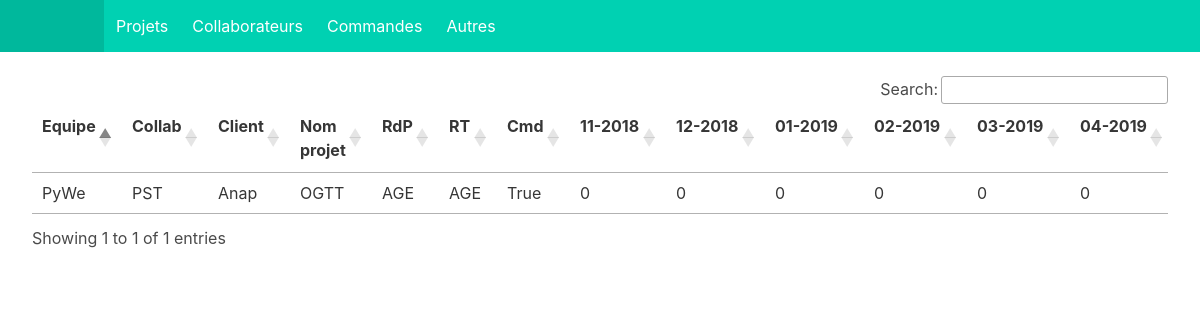
/pdc/projets/, run on an earlier commit of the app's database.
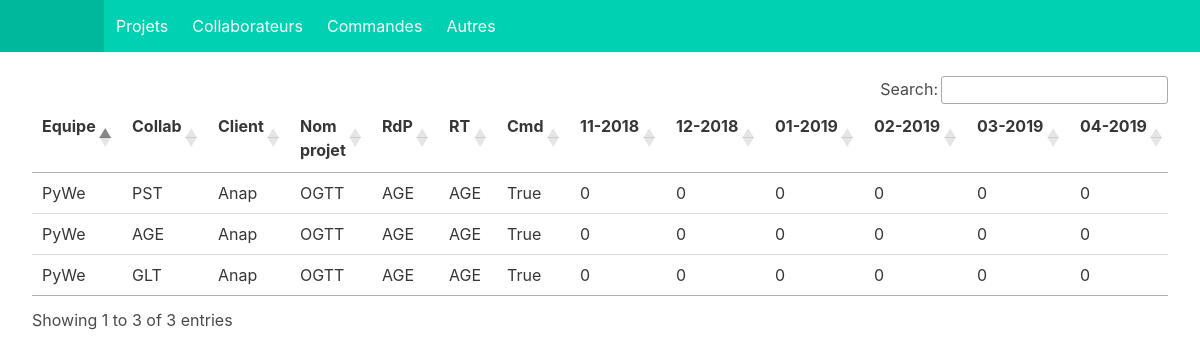
And on a later commit of the database.
### pdc_core_app/models.py (models this page shows, shortened)
class Equipe(models.Model):
    idEquipe = models.AutoField(primary_key=True)
    EQUIPE = (
        ('PyWe', 'PythonWeb'),
        ('PyQt', 'PythonQt'),
        ('CPQt', 'CPlusQt')
    )
    nomE = models.CharField(max_length=4, choices=EQUIPE)

class Collaborateur(models.Model):
    trigrammeC = models.CharField(max_length=3, primary_key=True)
    nomC = models.CharField(max_length=50)
    prenomC = models.CharField(max_length=50)
    ROLE = (
        ('RdP', 'Responsable de projet'),
        ('IE', 'Ingénieur étude'),
        ('Stg', 'Stagiaire')
    )
    role = models.CharField(max_length=3, choices=ROLE)
    equipe = models.ForeignKey(Equipe, on_delete=models.CASCADE)

class Client(models.Model):
    idClient = models.AutoField(primary_key=True)
    nomCl = models.CharField(max_length=50)

class Projet(models.Model):
    idProjet = models.AutoField(primary_key=True)
    nomP = models.CharField(max_length=50)
    RdP = models.ForeignKey(Collaborateur, on_delete=models.CASCADE,
                            related_name="respP")
    RT = models.ForeignKey(Collaborateur, on_delete=models.CASCADE,
                           related_name="respT")
    client = models.ForeignKey(Client, on_delete=models.CASCADE)

### pdc_core_app/views.py (the view)
# urls.py: path('projets/', views.projets, name='projets'),
def projets(request):
    page_title = 'Projets'
    list_month_display = []
    list_month = []
    all = []
    for i in range(0, 13):
        date_month_after = datet.now() + rd.relativedelta(months=i)
        list_month_display.append((date_month_after.month, date_month_after.year))
        list_month.append(month.Month(date_month_after.year, date_month_after.month))
    repartitions = RepartitionProjet.objects.all()
    for rp in repartitions:
        list = []
        list.extend((rp.commande.equipe.nomE, rp.collaborateur.trigrammeC,
                     rp.commande.projet.client.nomCl, rp.commande.projet.nomP,
                     rp.commande.projet.RdP.trigrammeC,
                     rp.commande.projet.RT.trigrammeC, rp.commande.etablie))
        list_month_repartition = []
        for some in rp.list_R.filter(month__gte=datet.now()):
            list_month_repartition.append(some.month)
        for lm in list_month:
            if lm in list_month_repartition:
                i = list_month_repartition.index(lm)
                pourc = rp.list_R.filter(month__gte=datet.now())[i].pourcentage
                list.append(pourc)
            else:
                list.append(0)
        all.append(list)
    return render(request, 'pdc_core_app/projets.html',
                  {'page_title': page_title,
                   'list_month_display': list_month_display,
                   'all': all})

### pdc_core_app/templates/pdc_core_app/projets.html (shortened to what this page needs)
{% extends "./base.html" %}
{% block content %}
{% load static %}
<br>
<table id='myTable' class = "table is-fullwidth">
  <thead>
    <tr>
      <th>Equipe</th>
      <th>Collab</th>
      <th>Client</th>
      <th>Nom projet</th>
      <th>RdP</th>
      <th>RT</th>
      <th>Cmd</th>
      {% for month in list_month_display %}
        {% if month.0 > 9 %}
        <th>{{ month.0 }}-{{ month.1 }}</th>
        {% else %}
        <th>0{{ month.0 }}-{{ month.1 }}</th>
        {% endif %}
      {% endfor %}
    </tr>
  </thead>
  <tbody>
    {% for sku in all %}
    <tr>
      {% for rp in sku %}
        <td>{{ rp }}</td>
      {% endfor %}
    </tr>
    {% endfor %}
  </tbody>
</table>
{% endblock %}

### pdc_core_app/templates/pdc_core_app/base.html (shortened to what this page needs)
<!DOCTYPE html>
<html>
  <head>
    <link rel="stylesheet" href="https://cdnjs.cloudflare.com/ajax/libs/bulma/0.7.2/css/bulma.min.css">
    <link rel="stylesheet" type="text/css" href="https://cdn.datatables.net/1.10.19/css/jquery.dataTables.css">
  </head>
  <body>
    <nav class='navbar is-primary' role='navigation' aria-label='main navigation'>
      <div class='navbar-brand'>
        <a href='/pdc/' class='navbar-item'>
        </a>
      </div>
        <div class='navbar-start'>
          <a href='/pdc/projets' class='navbar-item'>Projets</a>
          <a href='/pdc/collaborateurs' class='navbar-item'>Collaborateurs</a>
          <a href='/pdc/commandes' class='navbar-item'>Commandes</a>
          <a href='/pdc/autres' class='navbar-item'>Autres</a>
      </div>
    </nav>
    <div class="container is-fluid">
      {% block content %}{% endblock %}
   </div>
  </body>
</html>

What changed in the data, as far as the page shows it:
added Collaborateur: sku "GLT"
Also different on the page:
text written by a page script: "Search: Showing 1 to 1 of 1 entries" → "Search: Showing 1 to 3 of 3 entries"
new list line: "PyWe"
new list line: "AGE AGE AGE"
new list line: "Anap"
new list line: "OGTT"
new list line: "True 0 0 0 0 0 0"
new list line: "AGE AGE"
